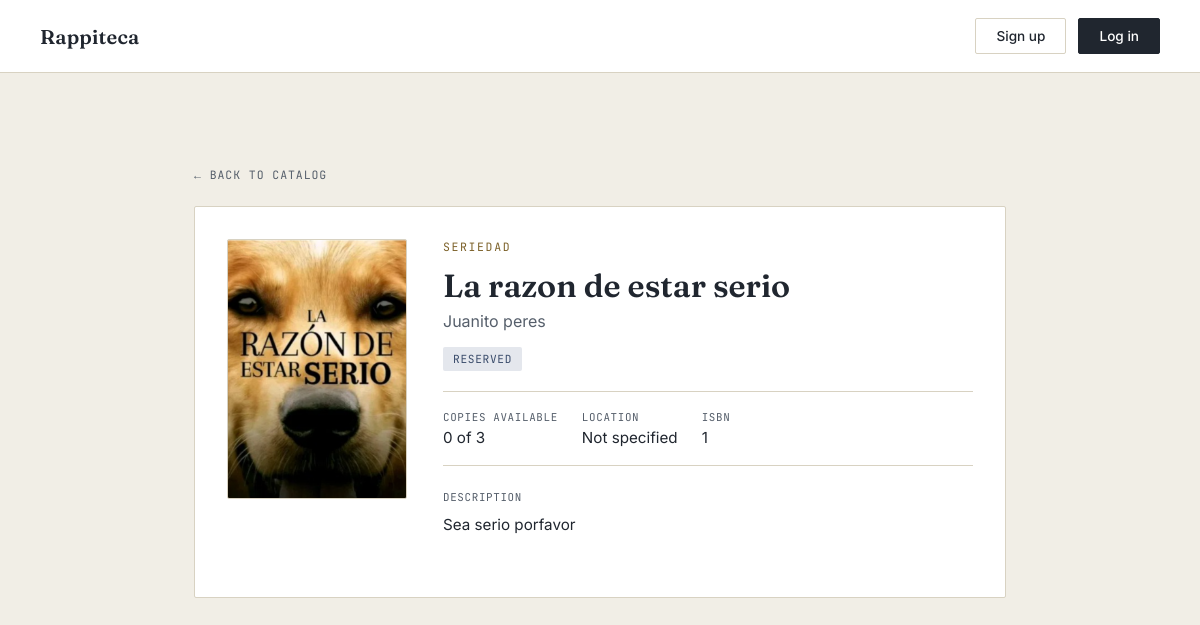
The app's page /libro/1/ with its own data.
### catalog/models.py (models this page shows, shortened)
class Book(models.Model):
    title = models.CharField(max_length=150)
    author = models.CharField(max_length=150)
    isbn = models.CharField(max_length=20, unique=True, blank=True, null=True)
    category = models.CharField(max_length=100, blank=True)
    location = models.CharField(max_length=100, blank=True)
    description = models.CharField(max_length=500, blank=True)
    image = models.ImageField(upload_to='catalog/images/', blank=True, null=True)
    total_copies = models.PositiveIntegerField(default=1)
    available_copies = models.PositiveIntegerField(default=1)
    ESTADO_DISPONIBLE = 'available'
    ESTADO_PRESTADO = 'borrowed'
    ESTADO_RESERVADO = 'reserved'
    ESTADO_PUBLICO_LABELS = {
        ESTADO_DISPONIBLE: 'Available',
        ESTADO_PRESTADO: 'Borrowed',
        ESTADO_RESERVADO: 'Reserved',
    }
    @property
    def esta_disponible(self):
        return self.available_copies > 0
    def estado_publico(self):
        if self.esta_disponible:
            return self.ESTADO_DISPONIBLE
        hay_prestadas = (
            self.loans.filter(status=Loan.STATUS_BORROWED).exists()
            if hasattr(self, 'loans')
            else self.prestamos.filter(status=Loan.STATUS_BORROWED).exists()
        )
        return self.ESTADO_PRESTADO if hay_prestadas else self.ESTADO_RESERVADO

### catalog/views.py (the view)
# urls.py: path('libro/<int:book_id>/', views.detalle_libro, name='detalle_libro'),
def detalle_libro(request, book_id):
    current_user = _usuario_actual(request)
    book = get_object_or_404(Book, id=book_id)
    estado_publico = book.estado_publico()
    loan_activo = None
    if current_user:
        loan_activo = Loan.objects.filter(
            user=current_user,
            book=book,
            estado__in=[Loan.ESTADO_RESERVADO, Loan.ESTADO_PRESTADO],
        ).first()
    contexto = {
        'current_user': current_user,
        'book': book,
        'estado_publico': estado_publico,
        'estado_publico_label': book.ESTADO_PUBLICO_LABELS[estado_publico],
        'loan_activo': loan_activo,
    }
    return render(request, 'book_detail.html', contexto)

### catalog/views.py (called while the page is built)
def _usuario_actual(request):
    current_user = None
    user_id = request.session.get('user_id')
    if user_id:
        try:
            current_user = User.objects.get(id=user_id)
        except User.DoesNotExist:
            request.session.flush()
    return current_user

### catalog/templates/book_detail.html (shortened to what this page needs)
{% load static %}
<!DOCTYPE html>
<html lang="en">
<head>
  <link rel="stylesheet" href="{% static 'catalog/css/style.css' %}">
</head>
<body>
  <header class="nav">
    <a href="{% url 'home' %}" class="nav-brand">Rappiteca</a>
    <nav class="nav-actions">
      {% if current_user %}
        <div class="notification-icon-container">
          <a href="{% url 'notifications' %}" class="notification-icon">
            🔔
            <span class="notification-badge" id="notification-badge" style="display: none;">0</span>
          </a>
        </div>
        {% if current_user.role == 'adm' %}
          <a href="{% url 'gestionar_prestamos' %}" class="btn btn-ghost">Admin panel</a>
        {% else %}
          <a href="{% url 'user_loans' %}" class="btn btn-ghost">My loans</a>
        {% endif %}
        <a href="{% url 'logout' %}" class="btn btn-solid">Log out</a>
      {% else %}
        <a href="{% url 'signup' %}" class="btn btn-ghost">Sign up</a>
        <a href="{% url 'login' %}" class="btn btn-solid">Log in</a>
      {% endif %}
    </nav>
  </header>
  <main class="detail-main">
    <a href="{% url 'home' %}" class="detail-back">← Back to catalog</a>
    <div class="detail-card">
      <div class="detail-cover">
        {% if book.image %}
          <img src="{{ book.image.url }}" alt="{{ book.title }}">
        {% else %}
          <span class="detail-cover-placeholder">No cover</span>
        {% endif %}
      </div>
      <div class="detail-body">
        <p class="eyebrow">{{ book.category|default:"Catalog" }}</p>
        <h1 class="detail-title">{{ book.title }}</h1>
        <p class="detail-author">{{ book.author }}</p>
        <div class="detail-status">
          {% if estado_publico == 'available' %}
            <span class="status-badge status-available">{{ estado_publico_label }}</span>
          {% elif estado_publico == 'borrowed' %}
            <span class="status-badge status-unavailable">{{ estado_publico_label }}</span>
          {% else %}
            <span class="status-badge status-info">{{ estado_publico_label }}</span>
          {% endif %}
        </div>
        <dl class="detail-facts">
          <div class="detail-fact">
            <dt>Copies available</dt>
            <dd>{{ book.available_copies }} of {{ book.total_copies }}</dd>
          </div>
          <div class="detail-fact">
            <dt>Location</dt>
            <dd>{{ book.location|default:"Not specified" }}</dd>
          </div>
          {% if book.isbn %}
            <div class="detail-fact">
              <dt>ISBN</dt>
              <dd>{{ book.isbn }}</dd>
            </div>
          {% endif %}
        </dl>
        <div class="detail-description">
          <h2 class="detail-section-title">Description</h2>
          <p>{{ book.description|default:"No description available for this book." }}</p>
        </div>
      </div>
    </div>
  </main>
</body>
</html>

### catalog/static/catalog/css/style.css (style rules this page uses)
:root { --ink: #20262F; --ink-soft: #565F6B; --paper: #F1EEE6; --paper-raised: #FFFFFF; --brass: #9A7B3C; --brass-deep: #7C6129; --line: #D8D2C2; --radius: 2px; }
* { box-sizing: border-box; }
body { margin: 0; background: var(--paper); color: var(--ink); font-family: 'Inter', sans-serif; min-height: 100vh; }
header.nav { display: flex; align-items: center; justify-content: space-between; padding: 18px 40px; border-bottom: 1px solid var(--line); background: var(--paper-raised); }
.nav-brand { font-family: 'Fraunces', serif; font-size: 1.25rem; font-weight: 600; letter-spacing: 0.01em; color: var(--ink); text-decoration: none; }
.nav-actions { display: flex; gap: 12px; }
.btn { font-family: 'Inter', sans-serif; font-size: 0.85rem; font-weight: 500; padding: 9px 20px; border-radius: var(--radius); text-decoration: none; transition: background 0.15s ease, color 0.15s ease, border-color 0.15s ease; }
.btn-ghost { color: var(--ink); border: 1px solid var(--line); background: transparent; }
.btn-solid { color: #fff; background: var(--ink); border: 1px solid var(--ink); }
main { max-width: 760px; margin: 0 auto; padding: 90px 24px 60px; text-align: center; }
.eyebrow { font-family: 'JetBrains Mono', monospace; font-size: 0.72rem; letter-spacing: 0.14em; text-transform: uppercase; color: var(--brass-deep); margin: 0 0 14px; }
header.nav { display: grid; grid-template-columns: 1fr auto 1fr; align-items: center; padding: 18px 40px; border-bottom: 1px solid var(--line); background: var(--paper-raised); }
.nav-brand { justify-self: start; font-family: 'Fraunces', serif; font-size: 1.25rem; font-weight: 600; letter-spacing: 0.01em; color: var(--ink); text-decoration: none; }
.nav-actions { justify-self: end; display: flex; align-items: center; gap: 12px; }
.status-badge { font-family: 'JetBrains Mono', monospace; font-size: 0.7rem; letter-spacing: 0.06em; text-transform: uppercase; padding: 5px 10px; border-radius: var(--radius); white-space: nowrap; }
.status-info { background: #E4E7ED; color: #3A4C6B; }
.detail-main { max-width: 860px; text-align: left; }
.detail-back { display: inline-block; font-family: 'JetBrains Mono', monospace; font-size: 0.72rem; letter-spacing: 0.08em; text-transform: uppercase; color: var(--ink-soft); text-decoration: none; margin-bottom: 24px; }
.detail-card { display: flex; gap: 36px; align-items: flex-start; background: var(--paper-raised); border: 1px solid var(--line); border-radius: var(--radius); padding: 32px; }
.detail-cover { width: 180px; height: 260px; flex-shrink: 0; border: 1px solid var(--line); border-radius: var(--radius); overflow: hidden; background: var(--paper); }
.detail-cover img { width: 100%; height: 100%; object-fit: cover; display: block; }
.detail-body { flex: 1; min-width: 0; }
.detail-title { font-family: 'Fraunces', serif; font-size: 2rem; font-weight: 600; line-height: 1.15; margin: 0 0 6px; }
.detail-author { font-size: 1rem; color: var(--ink-soft); margin: 0 0 16px; }
.detail-status { margin-bottom: 24px; }
.detail-facts { display: flex; flex-wrap: wrap; gap: 24px; margin: 0 0 24px; padding: 18px 0; border-top: 1px solid var(--line); border-bottom: 1px solid var(--line); }
.detail-fact dt { font-family: 'JetBrains Mono', monospace; font-size: 0.68rem; letter-spacing: 0.06em; text-transform: uppercase; color: var(--ink-soft); margin-bottom: 4px; }
.detail-fact dd { margin: 0; font-size: 0.95rem; }
.detail-section-title { font-family: 'JetBrains Mono', monospace; font-size: 0.68rem; letter-spacing: 0.06em; text-transform: uppercase; color: var(--ink-soft); font-weight: 400; margin: 0 0 8px; }
.detail-description p { margin: 0; font-size: 0.95rem; line-height: 1.65; color: var(--ink); }

### records on screen
Book: image (picture), category "SERIEDAD", title "La razon de estar serio", author "Juanito peres", available_copies "0", total_copies "3", location "Not specified", isbn "1", description "Sea serio porfavor"

### other values on screen
{{ estado_publico_label }} "RESERVED"
